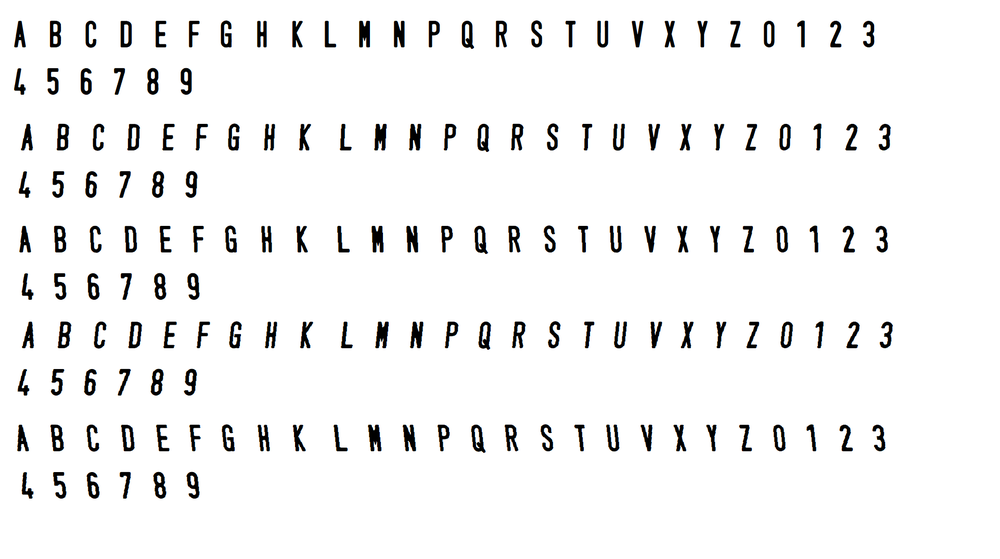
#> input picture training_chars.png, 1000 x 559 px, shrunk from 1922 x 1074 before the run
$ python -i Preprocess.py   (imports and definitions only)
#> lines starting #> are read from the running program, lines starting #| are printed output that depends on the picture; after the words box and inside, x2 and y2 are one past the last pixel; in counts of white or black regions, pixels touching at a corner belong together
#> further down, picture is the input picture: shape (559, 1000, 3); mean B, G, R 242.7, 242.7, 242.7
# Preprocess.py

import cv2
import numpy as np

# ======================================================================
# CÁC THÔNG SỐ TIỀN XỬ LÝ
# ======================================================================
GAUSSIAN_SMOOTH_FILTER_SIZE = (5, 5)      # Kích thước bộ lọc Gaussian Blur
ADAPTIVE_THRESH_BLOCK_SIZE = 19           # Kích thước vùng tính ngưỡng cục bộ
ADAPTIVE_THRESH_WEIGHT = 9                # Tham số điều chỉnh ngưỡng

# ======================================================================
# HÀM CHÍNH: Tiền xử lý ảnh
# ======================================================================
def preprocess(imgOriginal):
    """
    Tiền xử lý ảnh đầu vào để tách biển số xe gồm:
        - Chuyển sang ảnh xám theo giá trị sáng (HSV)
        - Tăng tương phản cục bộ bằng Top-Hat và Black-Hat
        - Làm mịn ảnh
        - Nhị phân hóa ảnh bằng adaptive threshold
    Trả về:
        - imgGrayscale: ảnh xám
        - imgThresh: ảnh nhị phân (biển số nổi bật)
    """
    imgGrayscale = extractValue(imgOriginal)
    imgMaxContrast = maximizeContrast(imgGrayscale)

    imgBlurred = cv2.GaussianBlur(imgMaxContrast, GAUSSIAN_SMOOTH_FILTER_SIZE, 0)

    imgThresh = cv2.adaptiveThreshold(
        imgBlurred,
        maxValue=255,
        adaptiveMethod=cv2.ADAPTIVE_THRESH_GAUSSIAN_C,
        thresholdType=cv2.THRESH_BINARY_INV,
        blockSize=ADAPTIVE_THRESH_BLOCK_SIZE,
        C=ADAPTIVE_THRESH_WEIGHT
    )

    return imgGrayscale, imgThresh

# ======================================================================
# TÁCH KÊNH GIÁ TRỊ (VALUE) TỪ HỆ MÀU HSV
# ======================================================================
def extractValue(imgOriginal):
    """
    Trích xuất kênh Value từ ảnh HSV - biểu thị độ sáng.
    Đây là kênh phù hợp để xử lý biển số vì nhạy với ánh sáng hơn RGB.
    """
    imgHSV = cv2.cvtColor(imgOriginal, cv2.COLOR_BGR2HSV)
#> imgHSV: shape (559, 1000, 3); mean H, S, V 5, 7.4, 243.7
    _, _, imgValue = cv2.split(imgHSV)
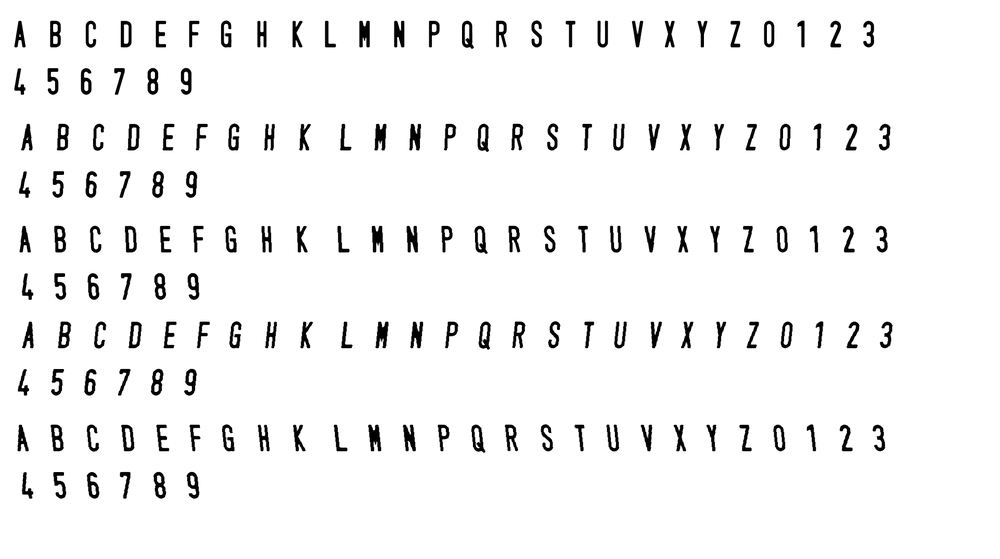
#> imgValue: shape (559, 1000); min 0, max 255, mean 243.7
    return imgValue

# ======================================================================
# TĂNG CƯỜNG TƯƠNG PHẢN CỤC BỘ
# ======================================================================
def maximizeContrast(imgGrayscale):
    """
    Tăng tương phản ảnh xám bằng cách kết hợp Top-Hat và Black-Hat morphology.
    Mục tiêu là làm nổi bật các đặc trưng như chữ và đường viền trên biển số.
    """
    structuringElement = cv2.getStructuringElement(cv2.MORPH_RECT, (3, 3))

    imgTopHat = cv2.morphologyEx(
        imgGrayscale,
        cv2.MORPH_TOPHAT,
        structuringElement,
        iterations=10
    )
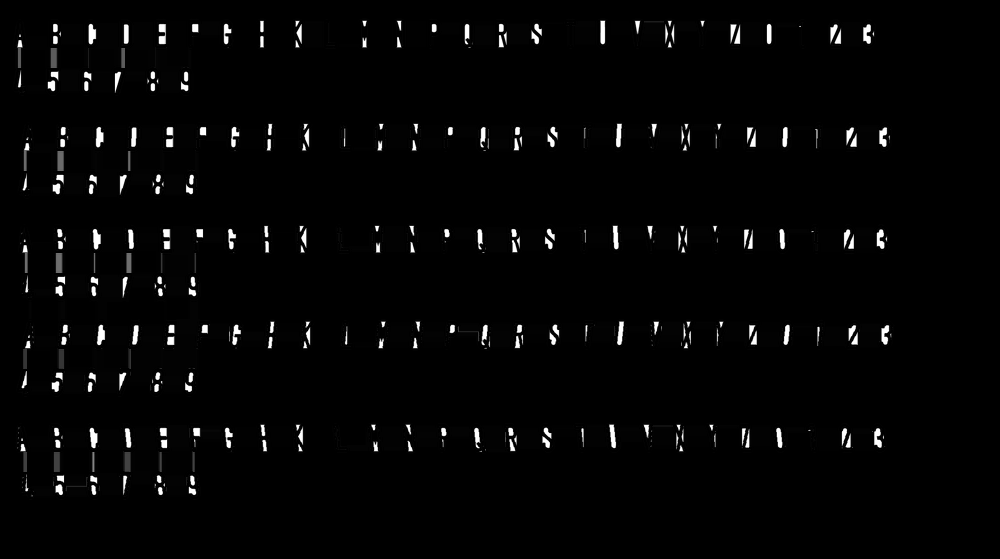
#> imgTopHat: shape (559, 1000); min 0, max 255, mean 5.5

    imgBlackHat = cv2.morphologyEx(
        imgGrayscale,
        cv2.MORPH_BLACKHAT,
        structuringElement,
        iterations=10
    )
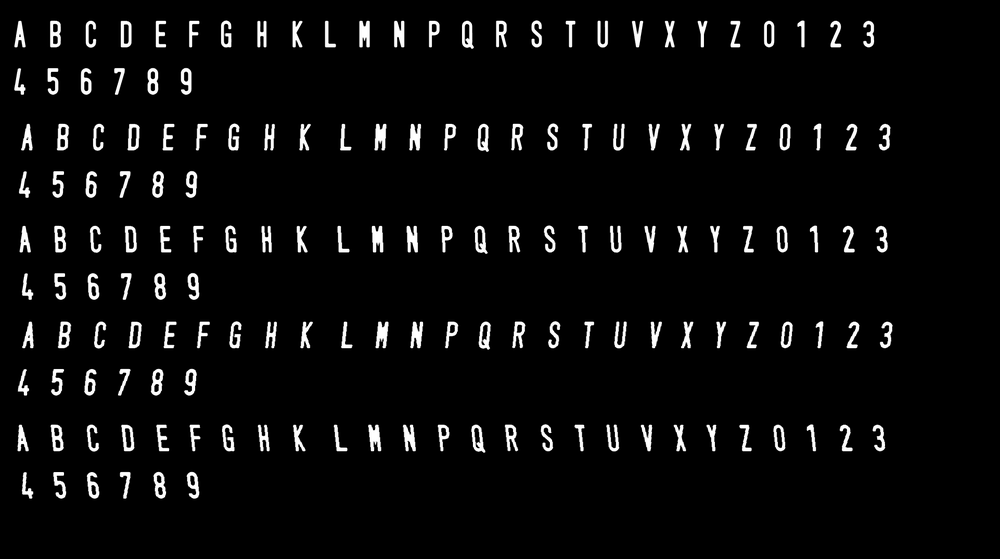
#> imgBlackHat: shape (559, 1000); min 0, max 255, mean 11.3

    imgContrastEnhanced = cv2.add(imgGrayscale, imgTopHat)
    imgContrastEnhanced = cv2.subtract(imgContrastEnhanced, imgBlackHat)

    return imgContrastEnhanced

>>> import cv2
>>> picture = cv2.imread('training_chars.png')
>>> result = preprocess(picture)
#> in preprocess, `imgBlurred = cv2.GaussianBlur(imgMaxContrast, GAUSSIAN_SMOOTH_FILTER_S..`:
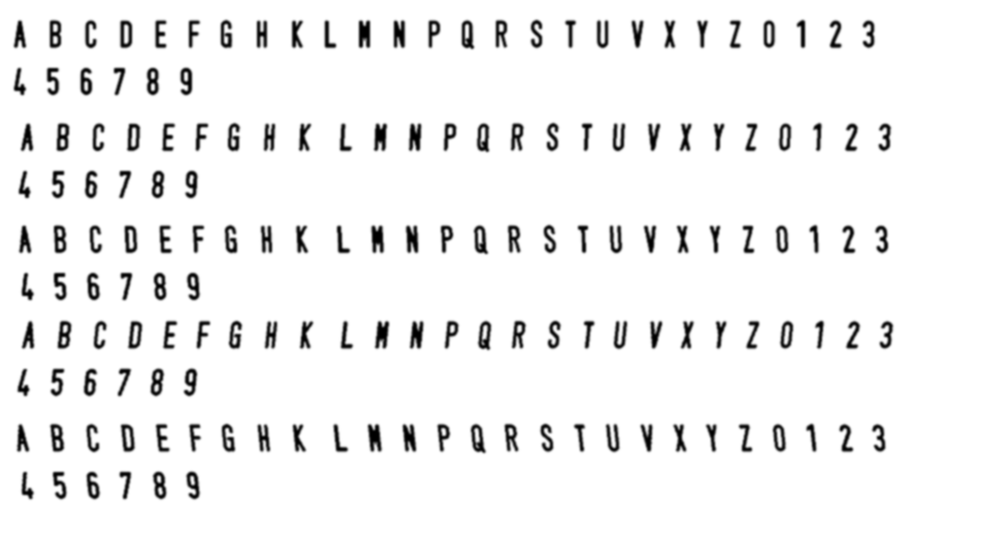
#> imgBlurred: shape (559, 1000); min 0, max 255, mean 242.2
#> in preprocess, `imgThresh = cv2.adaptiveThreshold( imgBlurred, maxValue=255, adaptiveM..`:
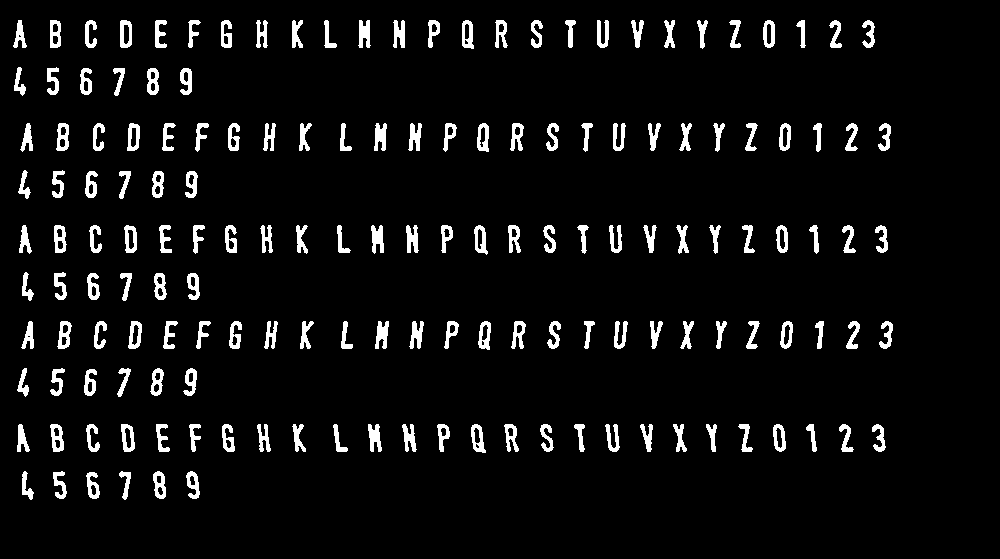
#> imgThresh: shape (559, 1000); 5.6% white; 160 white regions, largest, box (x1, y1, x2, y2) and area: (371, 225, 384, 254) 262, (374, 123, 387, 151) 258, (375, 321, 389, 349) 258
